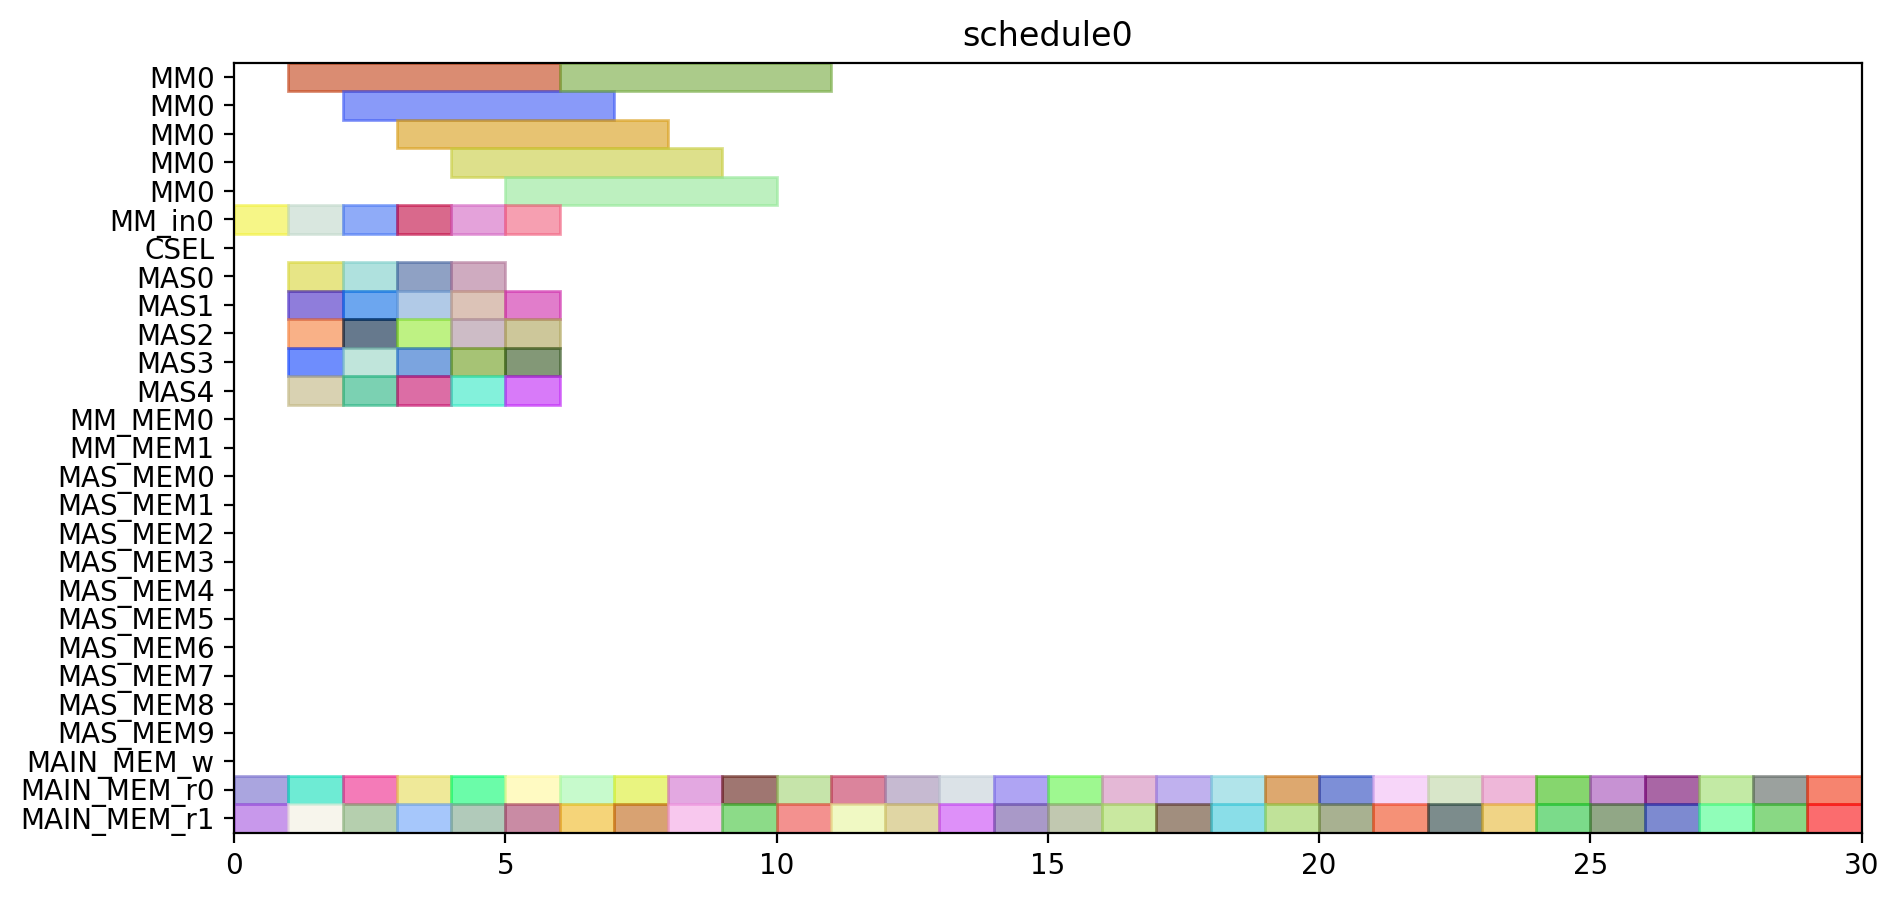

Source code (Python):
from pyschedule import Scenario, solvers, plotters, alt


def solve():
	horizon = 149
	S = Scenario("schedule0", horizon=horizon)

	# resource
	MM = S.Resources('MM', num=1, size=5)
	MM_in = S.Resources('MM_in', num=1)
	CSEL = S.Resource('CSEL')
	MAS = S.Resources('MAS', num=5, size=1, periods=range(1, horizon))
	MM_MEM = S.Resources('MM_MEM', num=2)
	MAS_MEM = S.Resources('MAS_MEM', num=10)
	MAIN_MEM_w = S.Resource('MAIN_MEM_w', size=1)
	MAIN_MEM_r = S.Resources('MAIN_MEM_r', num=2)

	# result of previous scheduling

	# new tasks
	d_t0_a1_0 = S.Task('d_t0_a1_0', length=1, delay_cost=1)
	d_t0_a1_0 += alt(MAS)

	d_t0_a1_0_mem0 = S.Task('d_t0_a1_0_mem0', length=1, delay_cost=1)
	d_t0_a1_0_mem0 += MAIN_MEM_r[0]
	d_t0_a1_0_mem1 = S.Task('d_t0_a1_0_mem1', length=1, delay_cost=1)
	d_t0_a1_0_mem1 += MAIN_MEM_r[1]
	d_t0_a1_1 = S.Task('d_t0_a1_1', length=1, delay_cost=1)
	d_t0_a1_1 += alt(MAS)

	d_t0_a1_1_mem0 = S.Task('d_t0_a1_1_mem0', length=1, delay_cost=1)
	d_t0_a1_1_mem0 += MAIN_MEM_r[0]
	d_t0_a1_1_mem1 = S.Task('d_t0_a1_1_mem1', length=1, delay_cost=1)
	d_t0_a1_1_mem1 += MAIN_MEM_r[1]
	d_t0_t10 = S.Task('d_t0_t10', length=1, delay_cost=1)
	d_t0_t10 += alt(MAS)

	d_t0_t10_mem0 = S.Task('d_t0_t10_mem0', length=1, delay_cost=1)
	d_t0_t10_mem0 += MAIN_MEM_r[0]
	d_t0_t10_mem1 = S.Task('d_t0_t10_mem1', length=1, delay_cost=1)
	d_t0_t10_mem1 += MAIN_MEM_r[1]
	d_t0_t11 = S.Task('d_t0_t11', length=1, delay_cost=1)
	d_t0_t11 += alt(MAS)

	d_t0_t11_mem0 = S.Task('d_t0_t11_mem0', length=1, delay_cost=1)
	d_t0_t11_mem0 += MAIN_MEM_r[0]
	d_t0_t11_mem1 = S.Task('d_t0_t11_mem1', length=1, delay_cost=1)
	d_t0_t11_mem1 += MAIN_MEM_r[1]
	d_t0_t3_t0_in = S.Task('d_t0_t3_t0_in', length=1, delay_cost=1)
	d_t0_t3_t0_in += alt(MM_in)
	d_t0_t3_t0 = S.Task('d_t0_t3_t0', length=5, delay_cost=1)
	d_t0_t3_t0 += alt(MM)
	S += d_t0_t3_t0>=d_t0_t3_t0_in

	d_t0_t3_t0_mem0 = S.Task('d_t0_t3_t0_mem0', length=1, delay_cost=1)
	d_t0_t3_t0_mem0 += MAIN_MEM_r[0]
	d_t0_t3_t0_mem1 = S.Task('d_t0_t3_t0_mem1', length=1, delay_cost=1)
	d_t0_t3_t0_mem1 += MAIN_MEM_r[1]
	d_t0_t3_t1_in = S.Task('d_t0_t3_t1_in', length=1, delay_cost=1)
	d_t0_t3_t1_in += alt(MM_in)
	d_t0_t3_t1 = S.Task('d_t0_t3_t1', length=5, delay_cost=1)
	d_t0_t3_t1 += alt(MM)
	S += d_t0_t3_t1>=d_t0_t3_t1_in

	d_t0_t3_t1_mem0 = S.Task('d_t0_t3_t1_mem0', length=1, delay_cost=1)
	d_t0_t3_t1_mem0 += MAIN_MEM_r[0]
	d_t0_t3_t1_mem1 = S.Task('d_t0_t3_t1_mem1', length=1, delay_cost=1)
	d_t0_t3_t1_mem1 += MAIN_MEM_r[1]
	d_t0_t3_t2 = S.Task('d_t0_t3_t2', length=1, delay_cost=1)
	d_t0_t3_t2 += alt(MAS)

	d_t0_t3_t2_mem0 = S.Task('d_t0_t3_t2_mem0', length=1, delay_cost=1)
	d_t0_t3_t2_mem0 += MAIN_MEM_r[0]
	d_t0_t3_t2_mem1 = S.Task('d_t0_t3_t2_mem1', length=1, delay_cost=1)
	d_t0_t3_t2_mem1 += MAIN_MEM_r[1]
	d_t0_t3_t3 = S.Task('d_t0_t3_t3', length=1, delay_cost=1)
	d_t0_t3_t3 += alt(MAS)

	d_t0_t3_t3_mem0 = S.Task('d_t0_t3_t3_mem0', length=1, delay_cost=1)
	d_t0_t3_t3_mem0 += MAIN_MEM_r[0]
	d_t0_t3_t3_mem1 = S.Task('d_t0_t3_t3_mem1', length=1, delay_cost=1)
	d_t0_t3_t3_mem1 += MAIN_MEM_r[1]
	d_t1_a1_0 = S.Task('d_t1_a1_0', length=1, delay_cost=1)
	d_t1_a1_0 += alt(MAS)

	d_t1_a1_0_mem0 = S.Task('d_t1_a1_0_mem0', length=1, delay_cost=1)
	d_t1_a1_0_mem0 += MAIN_MEM_r[0]
	d_t1_a1_0_mem1 = S.Task('d_t1_a1_0_mem1', length=1, delay_cost=1)
	d_t1_a1_0_mem1 += MAIN_MEM_r[1]
	d_t1_a1_1 = S.Task('d_t1_a1_1', length=1, delay_cost=1)
	d_t1_a1_1 += alt(MAS)

	d_t1_a1_1_mem0 = S.Task('d_t1_a1_1_mem0', length=1, delay_cost=1)
	d_t1_a1_1_mem0 += MAIN_MEM_r[0]
	d_t1_a1_1_mem1 = S.Task('d_t1_a1_1_mem1', length=1, delay_cost=1)
	d_t1_a1_1_mem1 += MAIN_MEM_r[1]
	d_t1_t10 = S.Task('d_t1_t10', length=1, delay_cost=1)
	d_t1_t10 += alt(MAS)

	d_t1_t10_mem0 = S.Task('d_t1_t10_mem0', length=1, delay_cost=1)
	d_t1_t10_mem0 += MAIN_MEM_r[0]
	d_t1_t10_mem1 = S.Task('d_t1_t10_mem1', length=1, delay_cost=1)
	d_t1_t10_mem1 += MAIN_MEM_r[1]
	d_t1_t11 = S.Task('d_t1_t11', length=1, delay_cost=1)
	d_t1_t11 += alt(MAS)

	d_t1_t11_mem0 = S.Task('d_t1_t11_mem0', length=1, delay_cost=1)
	d_t1_t11_mem0 += MAIN_MEM_r[0]
	d_t1_t11_mem1 = S.Task('d_t1_t11_mem1', length=1, delay_cost=1)
	d_t1_t11_mem1 += MAIN_MEM_r[1]
	d_t1_t3_t0_in = S.Task('d_t1_t3_t0_in', length=1, delay_cost=1)
	d_t1_t3_t0_in += alt(MM_in)
	d_t1_t3_t0 = S.Task('d_t1_t3_t0', length=5, delay_cost=1)
	d_t1_t3_t0 += alt(MM)
	S += d_t1_t3_t0>=d_t1_t3_t0_in

	d_t1_t3_t0_mem0 = S.Task('d_t1_t3_t0_mem0', length=1, delay_cost=1)
	d_t1_t3_t0_mem0 += MAIN_MEM_r[0]
	d_t1_t3_t0_mem1 = S.Task('d_t1_t3_t0_mem1', length=1, delay_cost=1)
	d_t1_t3_t0_mem1 += MAIN_MEM_r[1]
	d_t1_t3_t1_in = S.Task('d_t1_t3_t1_in', length=1, delay_cost=1)
	d_t1_t3_t1_in += alt(MM_in)
	d_t1_t3_t1 = S.Task('d_t1_t3_t1', length=5, delay_cost=1)
	d_t1_t3_t1 += alt(MM)
	S += d_t1_t3_t1>=d_t1_t3_t1_in

	d_t1_t3_t1_mem0 = S.Task('d_t1_t3_t1_mem0', length=1, delay_cost=1)
	d_t1_t3_t1_mem0 += MAIN_MEM_r[0]
	d_t1_t3_t1_mem1 = S.Task('d_t1_t3_t1_mem1', length=1, delay_cost=1)
	d_t1_t3_t1_mem1 += MAIN_MEM_r[1]
	d_t1_t3_t2 = S.Task('d_t1_t3_t2', length=1, delay_cost=1)
	d_t1_t3_t2 += alt(MAS)

	d_t1_t3_t2_mem0 = S.Task('d_t1_t3_t2_mem0', length=1, delay_cost=1)
	d_t1_t3_t2_mem0 += MAIN_MEM_r[0]
	d_t1_t3_t2_mem1 = S.Task('d_t1_t3_t2_mem1', length=1, delay_cost=1)
	d_t1_t3_t2_mem1 += MAIN_MEM_r[1]
	d_t1_t3_t3 = S.Task('d_t1_t3_t3', length=1, delay_cost=1)
	d_t1_t3_t3 += alt(MAS)

	d_t1_t3_t3_mem0 = S.Task('d_t1_t3_t3_mem0', length=1, delay_cost=1)
	d_t1_t3_t3_mem0 += MAIN_MEM_r[0]
	d_t1_t3_t3_mem1 = S.Task('d_t1_t3_t3_mem1', length=1, delay_cost=1)
	d_t1_t3_t3_mem1 += MAIN_MEM_r[1]
	d_t2_a1_0 = S.Task('d_t2_a1_0', length=1, delay_cost=1)
	d_t2_a1_0 += alt(MAS)

	d_t2_a1_0_mem0 = S.Task('d_t2_a1_0_mem0', length=1, delay_cost=1)
	d_t2_a1_0_mem0 += MAIN_MEM_r[0]
	d_t2_a1_0_mem1 = S.Task('d_t2_a1_0_mem1', length=1, delay_cost=1)
	d_t2_a1_0_mem1 += MAIN_MEM_r[1]
	d_t2_a1_1 = S.Task('d_t2_a1_1', length=1, delay_cost=1)
	d_t2_a1_1 += alt(MAS)

	d_t2_a1_1_mem0 = S.Task('d_t2_a1_1_mem0', length=1, delay_cost=1)
	d_t2_a1_1_mem0 += MAIN_MEM_r[0]
	d_t2_a1_1_mem1 = S.Task('d_t2_a1_1_mem1', length=1, delay_cost=1)
	d_t2_a1_1_mem1 += MAIN_MEM_r[1]
	d_t2_t10 = S.Task('d_t2_t10', length=1, delay_cost=1)
	d_t2_t10 += alt(MAS)

	d_t2_t10_mem0 = S.Task('d_t2_t10_mem0', length=1, delay_cost=1)
	d_t2_t10_mem0 += MAIN_MEM_r[0]
	d_t2_t10_mem1 = S.Task('d_t2_t10_mem1', length=1, delay_cost=1)
	d_t2_t10_mem1 += MAIN_MEM_r[1]
	d_t2_t11 = S.Task('d_t2_t11', length=1, delay_cost=1)
	d_t2_t11 += alt(MAS)

	d_t2_t11_mem0 = S.Task('d_t2_t11_mem0', length=1, delay_cost=1)
	d_t2_t11_mem0 += MAIN_MEM_r[0]
	d_t2_t11_mem1 = S.Task('d_t2_t11_mem1', length=1, delay_cost=1)
	d_t2_t11_mem1 += MAIN_MEM_r[1]
	d_t2_t3_t0_in = S.Task('d_t2_t3_t0_in', length=1, delay_cost=1)
	d_t2_t3_t0_in += alt(MM_in)
	d_t2_t3_t0 = S.Task('d_t2_t3_t0', length=5, delay_cost=1)
	d_t2_t3_t0 += alt(MM)
	S += d_t2_t3_t0>=d_t2_t3_t0_in

	d_t2_t3_t0_mem0 = S.Task('d_t2_t3_t0_mem0', length=1, delay_cost=1)
	d_t2_t3_t0_mem0 += MAIN_MEM_r[0]
	d_t2_t3_t0_mem1 = S.Task('d_t2_t3_t0_mem1', length=1, delay_cost=1)
	d_t2_t3_t0_mem1 += MAIN_MEM_r[1]
	d_t2_t3_t1_in = S.Task('d_t2_t3_t1_in', length=1, delay_cost=1)
	d_t2_t3_t1_in += alt(MM_in)
	d_t2_t3_t1 = S.Task('d_t2_t3_t1', length=5, delay_cost=1)
	d_t2_t3_t1 += alt(MM)
	S += d_t2_t3_t1>=d_t2_t3_t1_in

	d_t2_t3_t1_mem0 = S.Task('d_t2_t3_t1_mem0', length=1, delay_cost=1)
	d_t2_t3_t1_mem0 += MAIN_MEM_r[0]
	d_t2_t3_t1_mem1 = S.Task('d_t2_t3_t1_mem1', length=1, delay_cost=1)
	d_t2_t3_t1_mem1 += MAIN_MEM_r[1]
	d_t2_t3_t2 = S.Task('d_t2_t3_t2', length=1, delay_cost=1)
	d_t2_t3_t2 += alt(MAS)

	d_t2_t3_t2_mem0 = S.Task('d_t2_t3_t2_mem0', length=1, delay_cost=1)
	d_t2_t3_t2_mem0 += MAIN_MEM_r[0]
	d_t2_t3_t2_mem1 = S.Task('d_t2_t3_t2_mem1', length=1, delay_cost=1)
	d_t2_t3_t2_mem1 += MAIN_MEM_r[1]
	d_t2_t3_t3 = S.Task('d_t2_t3_t3', length=1, delay_cost=1)
	d_t2_t3_t3 += alt(MAS)

	d_t2_t3_t3_mem0 = S.Task('d_t2_t3_t3_mem0', length=1, delay_cost=1)
	d_t2_t3_t3_mem0 += MAIN_MEM_r[0]
	d_t2_t3_t3_mem1 = S.Task('d_t2_t3_t3_mem1', length=1, delay_cost=1)
	d_t2_t3_t3_mem1 += MAIN_MEM_r[1]
	d_t3000 = S.Task('d_t3000', length=1, delay_cost=1)
	d_t3000 += alt(MAS)

	d_t3000_mem0 = S.Task('d_t3000_mem0', length=1, delay_cost=1)
	d_t3000_mem0 += MAIN_MEM_r[0]
	d_t3000_mem1 = S.Task('d_t3000_mem1', length=1, delay_cost=1)
	d_t3000_mem1 += MAIN_MEM_r[1]
	d_t3001 = S.Task('d_t3001', length=1, delay_cost=1)
	d_t3001 += alt(MAS)

	d_t3001_mem0 = S.Task('d_t3001_mem0', length=1, delay_cost=1)
	d_t3001_mem0 += MAIN_MEM_r[0]
	d_t3001_mem1 = S.Task('d_t3001_mem1', length=1, delay_cost=1)
	d_t3001_mem1 += MAIN_MEM_r[1]
	d_t3010 = S.Task('d_t3010', length=1, delay_cost=1)
	d_t3010 += alt(MAS)

	d_t3010_mem0 = S.Task('d_t3010_mem0', length=1, delay_cost=1)
	d_t3010_mem0 += MAIN_MEM_r[0]
	d_t3010_mem1 = S.Task('d_t3010_mem1', length=1, delay_cost=1)
	d_t3010_mem1 += MAIN_MEM_r[1]
	d_t3011 = S.Task('d_t3011', length=1, delay_cost=1)
	d_t3011 += alt(MAS)

	d_t3011_mem0 = S.Task('d_t3011_mem0', length=1, delay_cost=1)
	d_t3011_mem0 += MAIN_MEM_r[0]
	d_t3011_mem1 = S.Task('d_t3011_mem1', length=1, delay_cost=1)
	d_t3011_mem1 += MAIN_MEM_r[1]
	d_t4000 = S.Task('d_t4000', length=1, delay_cost=1)
	d_t4000 += alt(MAS)

	d_t4000_mem0 = S.Task('d_t4000_mem0', length=1, delay_cost=1)
	d_t4000_mem0 += MAIN_MEM_r[0]
	d_t4000_mem1 = S.Task('d_t4000_mem1', length=1, delay_cost=1)
	d_t4000_mem1 += MAIN_MEM_r[1]
	d_t4001 = S.Task('d_t4001', length=1, delay_cost=1)
	d_t4001 += alt(MAS)

	d_t4001_mem0 = S.Task('d_t4001_mem0', length=1, delay_cost=1)
	d_t4001_mem0 += MAIN_MEM_r[0]
	d_t4001_mem1 = S.Task('d_t4001_mem1', length=1, delay_cost=1)
	d_t4001_mem1 += MAIN_MEM_r[1]
	solvers.mip.solve(S,msg=1,kind='CPLEX',ratio_gap=1.01)

	solution = [['hoge']*len(S.solution()[1]) for i in range(len(S.solution()))]
	for i in range(len(S.solution())):
		for j in range(len(S.solution()[i])):
			solution[i][j]=str(S.solution()[i][j])
	print(solution)

	cycles = int(solution[-1][3])

	pic_file_name = "/home/mfukuda/ABE/multiRAM_multiMAS_16mux/scheduling_result/stage5MM1_stage1MAS5/FP12_LADDERMUL/schedule0.png"
	if(S.solution() != []):
		plotters.matplotlib.plot(S,img_filename=pic_file_name, show_task_labels=False, fig_size=(cycles*0.25+3, 5))

	return solution
